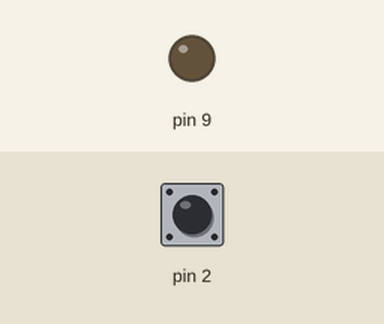
This sketch was run on a simulated Arduino Uno, built with avr-gcc and run on an emulated ATmega328P. On the bench: output pins drawn as LEDs (lit = HIGH). The inputs (shaded band) are chosen by the test bench; at power-on: pin 2 HIGH. What the sketch prints to the serial monitor is not drawn.

Above: at 1.2 s.
1.3 s: pin 2 pulled LOW for 0.15 s
At 1.38 s:
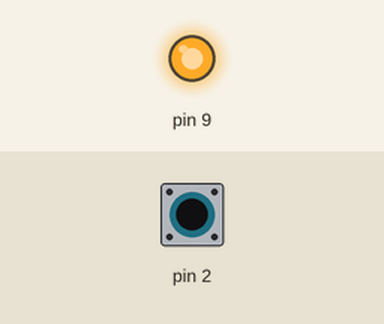
2.9 s: pin 2 pulled LOW for 3.2 s
At 7.1 s:
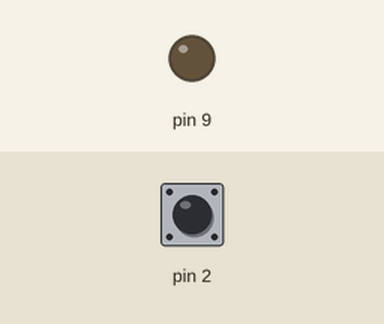
Timing chart, 0 to 8.6 s (numbered marks = the images above; inputs shaded):
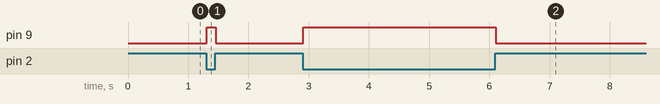

Measured:
- after the input at 1.3 s, pin 9: LOW → HIGH at once, → LOW 0.15 s later
- after the input at 2.9 s, pin 9: LOW → HIGH at once, → LOW 3.2 s later

The sketch:

6_Buzzer_Button_UNO.ino
```cpp
void setup() {
  Serial.begin(9600);
  pinMode(2, INPUT_PULLUP);
  pinMode(9, OUTPUT);
}

void loop() {
  int pushed = digitalRead(2);
  Serial.println(pushed);
  if (pushed == LOW){
    digitalWrite(9, HIGH);
  }
  else{
    digitalWrite(9, LOW);
  }
}
```
